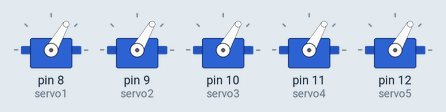
Recording of a sketch running on a simulated Arduino Uno, built with avr-gcc and run on an emulated ATmega328P. Parts: 5 × servo.

Above: at 0.05 s.
At 3.0 s:
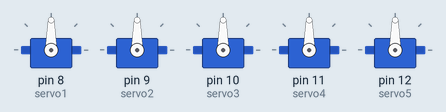
At 6.0 s:
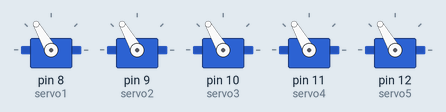
Timing chart, 0 to 7.8 s (numbered marks = the images above):
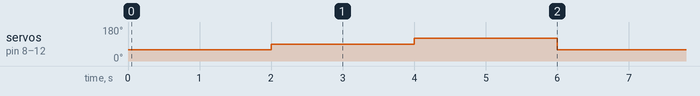

Measured:
- by itself, servo on pin 8 (servo1), servo on pin 9 (servo2), servo on pin 10 (servo3), servo on pin 11 (servo4), servo on pin 12 (servo5): repeats every 6.0 s: 120° 2.0 s, 60° 2.0 s, 90° 2.0 s

The sketch:

accelerometer.ino
```cpp
#include <Servo.h>

// Create five servo objects
Servo servo1;
Servo servo2;
Servo servo3;
Servo servo4;
Servo servo5;

void setup() {
  // Attach each servo object to a digital pin
  // You can choose any available digital pins, but avoid pins 0 and 1 (Serial communication)
  servo1.attach(8); // Servo 1 connected to digital pin 8
  servo2.attach(9); // Servo 2 connected to digital pin 9
  servo3.attach(10); // Servo 3 connected to digital pin 10
  servo4.attach(11); // Servo 4 connected to digital pin 11
  servo5.attach(12); // Servo 5 connected to digital pin 12
}

void loop() {
  // Move all servos to position 0 degrees
  servo1.write(60);
  servo2.write(60);
  servo3.write(60);
  servo4.write(60);
  servo5.write(60);
  delay(2000); // Wait for 2 seconds

  // Move all servos to position 90 degrees
  servo1.write(90);
  servo2.write(90);
  servo3.write(90);
  servo4.write(90);
  servo5.write(90);
  delay(2000); // Wait for 2 seconds

  // Move all servos to position 180 degrees
  servo1.write(120);
  servo2.write(120);
  servo3.write(120);
  servo4.write(120);
  servo5.write(120);
  delay(2000); // Wait for 2 seconds
}
```
